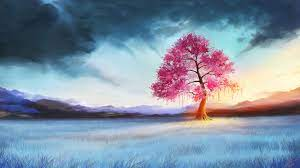
#> input picture Imgs/nature.jpg, 300 x 168 px
$ python 4.11.py   (older library calls are emulated)
#> lines starting #> are read from the running program, lines starting #| are printed output that depends on the picture
# -*- coding: utf-8 -*-
import cv2

# 读取图像
img = cv2.imread('../../Imgs/nature.jpg', 0)
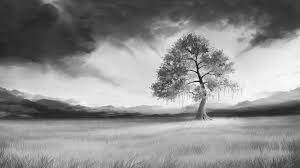
#> img: shape (168, 300); min 1, max 255, mean 141.4

# 计算x方向边缘信息
sobelx = cv2.Sobel(img, cv2.CV_64F, 1, 0, ksize=5)
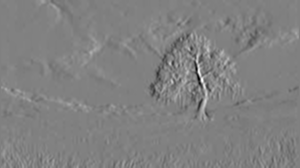
#> sobelx: shape (168, 300) float64; min -7926, max 7771, mean 21.3; drawn with min black and max white
# 计算y方向边缘信息
sobely = cv2.Sobel(img, cv2.CV_64F, 0, 1, ksize=5)
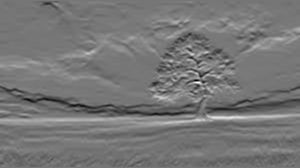
#> sobely: shape (168, 300) float64; min -6492, max 7504, mean 42.8; drawn with min black and max white
# 求绝对值
sobelx = cv2.convertScaleAbs(sobelx)
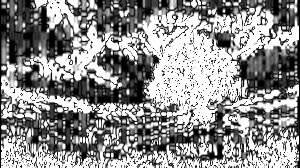
#> sobelx: shape (168, 300); min 0, max 255, mean 141.9
sobely = cv2.convertScaleAbs(sobely)
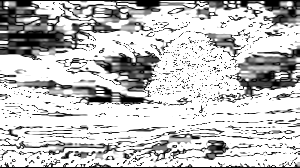
#> sobely: shape (168, 300); min 0, max 255, mean 192
# x方向和y方向的边缘叠加
sobelxy = cv2.addWeighted(sobelx, 0.5, sobely, 0.5, 0)
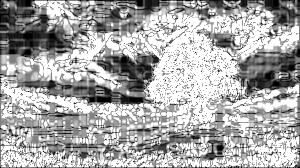
#> sobelxy: shape (168, 300); min 0, max 255, mean 166.9

# 显示图像
cv2.imshow("origin image", img)
# cv2.imshow("x", sobelx)
# cv2.imshow("y", sobely)
cv2.imshow("xy", sobelxy)

cv2.waitKey(0)
cv2.destroyAllWindows()

$ run again, with Imgs/chaers.jpg copied over Imgs/nature.jpg
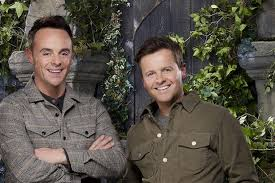
#> input picture Imgs/chaers.jpg, 275 x 183 px
#> `sobely = cv2.convertScaleAbs(sobely)`:
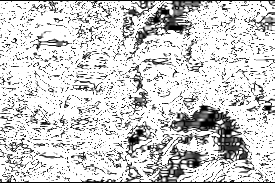
#> sobely: shape (183, 275); min 0, max 255, mean 205
#> `sobelxy = cv2.addWeighted(sobelx, 0.5, sobely, 0.5, 0)`:
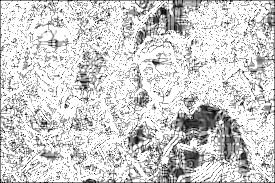
#> sobelxy: shape (183, 275); min 0, max 255, mean 206.9
